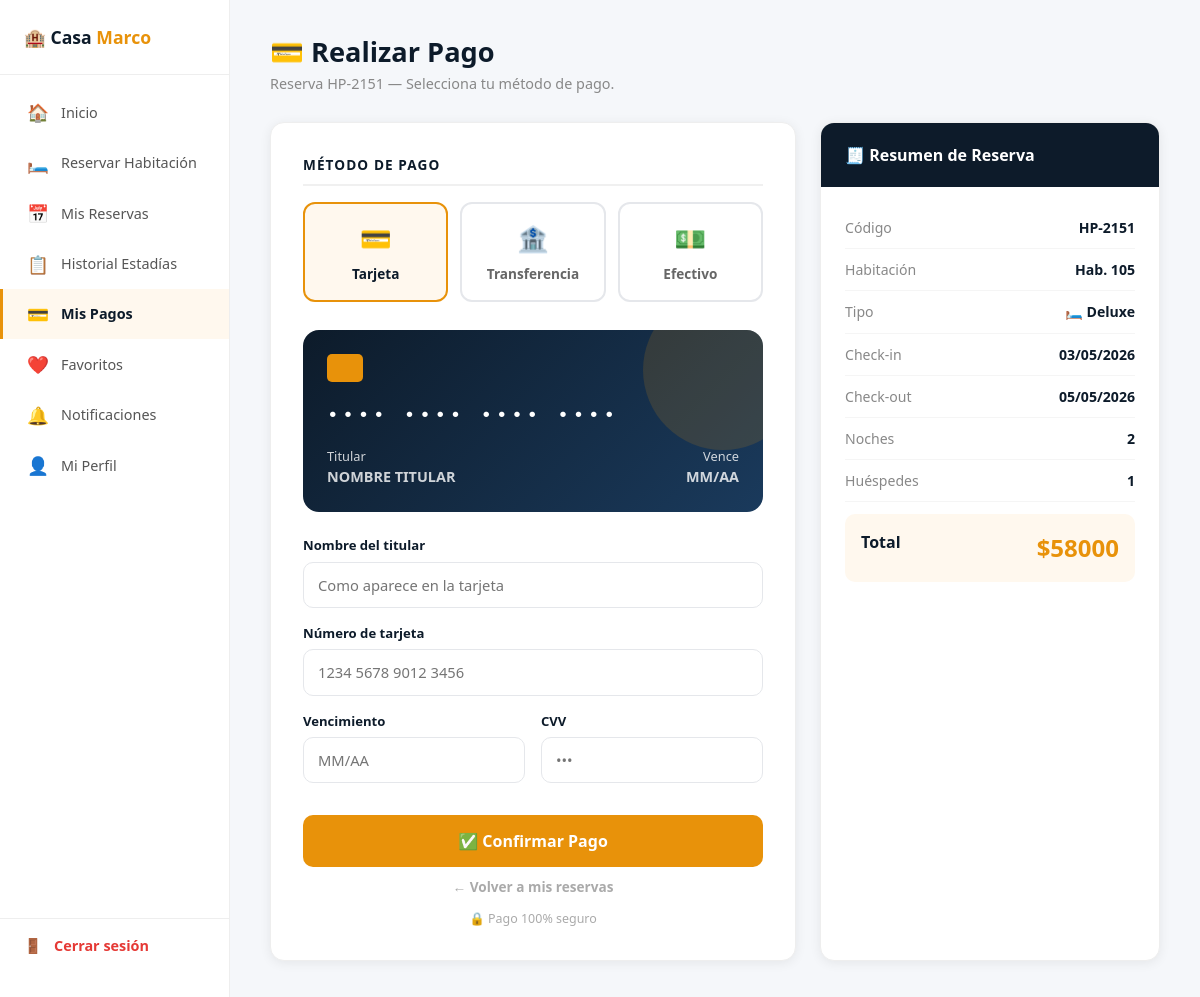
Screenshot of /mis-pagos/realizar/1/ (signed in) with the database file from the repository.
### crud_app/models.py (models this page shows, shortened)
class Reserva(models.Model):
    ESTADOS = [
        ('pendiente',   '⏳ Pendiente'),
        ('confirmada',  '✅ Confirmada'),
        ('cancelada',   '❌ Cancelada'),
        ('completada',  '🏁 Completada'),
        ('en_curso',    '🔵 En curso'),
    ]
    usuario         = models.ForeignKey(User, on_delete=models.CASCADE, related_name='reservas')
    habitacion      = models.ForeignKey(Habitacion, on_delete=models.CASCADE, related_name='reservas')
    codigo          = models.CharField(max_length=10, unique=True)
    estado          = models.CharField(max_length=20, choices=ESTADOS, default='pendiente')
    check_in        = models.DateField(default='2024-01-01')
    check_out       = models.DateField(default='2024-01-02')
    huespedes       = models.PositiveIntegerField(default=1)
    adultos         = models.PositiveIntegerField(default=1)
    ninos           = models.PositiveIntegerField(default=0)
    total           = models.DecimalField(max_digits=10, decimal_places=2)
    nombre_huesped  = models.CharField(max_length=100, default='')
    documento       = models.CharField(max_length=20, default='')
    telefono        = models.CharField(max_length=20, default='')
    solicitudes     = models.TextField(blank=True, null=True)
    fecha_reserva   = models.DateTimeField(auto_now_add=True)
    @property
    def noches(self):
        return (self.check_out - self.check_in).days

class Habitacion(models.Model):
    TIPOS = [
        ('estandar',    '🛏️ Estándar'),
        ('deluxe',      '🛏️ Deluxe'),
        ('suite',       '⭐ Suite'),
        ('suite_ejecutiva', '👔 Suite Ejecutiva'),
        ('suite_presidencial', '👑 Suite Presidencial'),
        ('villa',       '🏡 Villa Familiar'),
    ]
    ESTADOS = [
        ('disponible',   '🟢 Disponible'),
        ('reservada',    '📋 Reservada'),
        ('ocupada',      '🔵 Ocupada'),
        ('limpieza',     '🟡 Limpieza'),
        ('mantenimiento','🔴 Mantenimiento'),
    ]
    numero          = models.CharField(max_length=10, unique=True)
    tipo            = models.CharField(max_length=30, choices=TIPOS, default='estandar')
    descripcion     = models.TextField()
    precio_noche    = models.DecimalField(max_digits=10, decimal_places=2)
    capacidad       = models.PositiveIntegerField(default=2)
    piso            = models.PositiveIntegerField(default=1)
    estado          = models.CharField(max_length=20, choices=ESTADOS, default='disponible')
    imagen          = models.ImageField(upload_to='habitaciones/', blank=True, null=True)
    imagen_url      = models.URLField(blank=True, null=True)
    amenidades      = models.TextField(blank=True, null=True)
    activa          = models.BooleanField(default=True)
    imagenes_galeria = models.TextField(blank=True, null=True)
    creado_el       = models.DateTimeField(auto_now_add=True)

### crud_app/views.py (the view, shortened to what this page needs)
# urls.py: path('mis-pagos/realizar/<int:reserva_pk>/', views.realizar_pago, name='realizar_pago'),
@login_required(login_url='login')
def realizar_pago(request, reserva_pk):
    reserva = Reserva.objects.get(pk=reserva_pk, usuario=request.user)
    if hasattr(reserva, 'pago') and reserva.pago.estado != 'rechazado':
        messages.info(request, 'Esta reserva ya tiene un pago registrado')
        return redirect('mis_pagos')
    return render(request, 'crud_app/realizar_pago.html', {'reserva': reserva})

### crud_app/templates/crud_app/realizar_pago.html (shortened to what this page needs)
{% load static %}
<!DOCTYPE html>
<html lang="es">
<head>
  <link href="https://cdn.jsdelivr.net/npm/bootstrap@5.3.0/dist/css/bootstrap.min.css" rel="stylesheet">
  <link rel="stylesheet" href="https://cdnjs.cloudflare.com/ajax/libs/font-awesome/6.4.0/css/all.min.css"/>
</head>
<body>
<aside class="sidebar">
  <div class="sidebar-logo">🏨 Casa <span>Marco</span></div>
  <nav class="sidebar-nav">
    <a href="{% url 'home' %}"><span class="icon">🏠</span> Inicio</a>
    <a href="{% url 'reservar_habitacion' %}"><span class="icon">🛏️</span> Reservar Habitación</a>
    <a href="{% url 'mis_reservas' %}"><span class="icon">📅</span> Mis Reservas</a>
    <a href="{% url 'historial_estadias' %}"><span class="icon">📋</span> Historial Estadías</a>
    <a href="{% url 'mis_pagos' %}" class="active"><span class="icon">💳</span> Mis Pagos</a>
    <a href="{% url 'favoritos' %}"><span class="icon">❤️</span> Favoritos</a>
    <a href="{% url 'notificaciones' %}"><span class="icon">🔔</span> Notificaciones</a>
    <a href="{% url 'perfil_usuario' %}"><span class="icon">👤</span> Mi Perfil</a>
  </nav>
  <div class="sidebar-logout">
    <a href="{% url 'logout' %}"><span class="icon">🚪</span> Cerrar sesión</a>
  </div>
</aside>
<main class="main">
  <h1 class="page-title">💳 Realizar Pago</h1>
  <p class="page-sub">Reserva {{ reserva.codigo }} — Selecciona tu método de pago.</p>
  <div class="grid">
    <div class="form-card">
      <form method="POST" id="pagoForm">
        <div class="form-section-title">Método de pago</div>
        <div class="metodo-selector">
          <div class="metodo-btn selected" onclick="seleccionarMetodo('tarjeta', this)">
            <span class="metodo-icon">💳</span> Tarjeta
          </div>
          <div class="metodo-btn" onclick="seleccionarMetodo('transferencia', this)">
            <span class="metodo-icon">🏦</span> Transferencia
          </div>
          <div class="metodo-btn" onclick="seleccionarMetodo('efectivo', this)">
            <span class="metodo-icon">💵</span> Efectivo
          </div>
        </div>
        <div class="campos-metodo active" id="campos-tarjeta">
          <div class="tarjeta-visual">
            <div class="tarjeta-chip"></div>
            <div class="tarjeta-numero" id="preview-numero">•••• •••• •••• ••••</div>
            <div class="tarjeta-info">
              <div>Titular<br><span id="preview-titular">NOMBRE TITULAR</span></div>
              <div style="text-align:right;">Vence<br><span id="preview-vence">MM/AA</span></div>
            </div>
          </div>
          <div class="form-group">
            <label class="form-label">Nombre del titular</label>
            <input type="text" name="nombre_titular" class="form-input" placeholder="Como aparece en la tarjeta"
                   oninput="document.getElementById('preview-titular').textContent = this.value.toUpperCase() || 'NOMBRE TITULAR'">
          </div>
          <div class="form-group">
            <label class="form-label">Número de tarjeta</label>
            <input type="text" name="numero_tarjeta" class="form-input" placeholder="1234 5678 9012 3456"
                   maxlength="19" oninput="formatCard(this)">
          </div>
          <div class="form-row">
            <div class="form-group">
              <label class="form-label">Vencimiento</label>
              <input type="text" name="vencimiento" class="form-input" placeholder="MM/AA" maxlength="5"
                     oninput="document.getElementById('preview-vence').textContent = this.value || 'MM/AA'">
            </div>
            <div class="form-group">
              <label class="form-label">CVV</label>
              <input type="password" name="cvv" class="form-input" placeholder="•••" maxlength="4">
            </div>
          </div>
        </div>
        <button type="submit" class="btn-pagar">✅ Confirmar Pago</button>
        <a href="{% url 'mis_reservas' %}" class="btn-volver">← Volver a mis reservas</a>
        <div class="seguro-badge">🔒 Pago 100% seguro</div>
      </form>
    </div>
    <div class="resumen-card">
      <div class="resumen-head">🧾 Resumen de Reserva</div>
      <div class="resumen-body">
        <div class="resumen-item">
          <span class="resumen-label">Código</span>
          <span class="resumen-valor">{{ reserva.codigo }}</span>
        </div>
        <div class="resumen-item">
          <span class="resumen-label">Habitación</span>
          <span class="resumen-valor">Hab. {{ reserva.habitacion.numero }}</span>
        </div>
        <div class="resumen-item">
          <span class="resumen-label">Tipo</span>
          <span class="resumen-valor">{{ reserva.habitacion.get_tipo_display }}</span>
        </div>
        <div class="resumen-item">
          <span class="resumen-label">Check-in</span>
          <span class="resumen-valor">{{ reserva.check_in|date:"d/m/Y" }}</span>
        </div>
        <div class="resumen-item">
          <span class="resumen-label">Check-out</span>
          <span class="resumen-valor">{{ reserva.check_out|date:"d/m/Y" }}</span>
        </div>
        <div class="resumen-item">
          <span class="resumen-label">Noches</span>
          <span class="resumen-valor">{{ reserva.noches }}</span>
        </div>
        <div class="resumen-item">
          <span class="resumen-label">Huéspedes</span>
          <span class="resumen-valor">{{ reserva.huespedes }}</span>
        </div>
        <div class="resumen-total">
          <span class="resumen-total-label">Total</span>
          <span class="resumen-total-valor">${{ reserva.total|floatformat:0 }}</span>
        </div>
      </div>
    </div>
  </div>
</main>
</body>
</html>

### rows the page displays
Reserva: codigo "HP-2151", habitacion.numero "105", habitacion.tipo "🛏️ Deluxe", check_in "03/05/2026", check_out "05/05/2026", noches "2", huespedes "1", total "58000"
